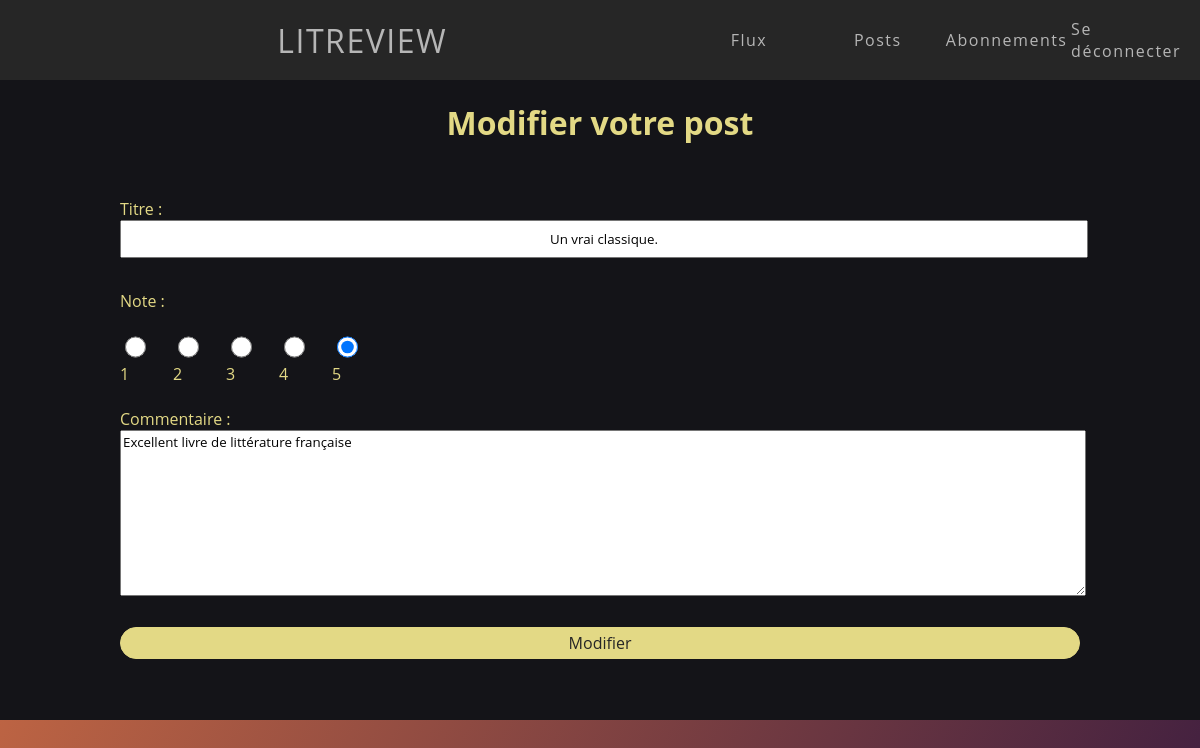
The app's page /blog/edit/20/REVIEW (signed in) with its own data.
### blog/models.py (models this page shows)
class Review(models.Model):
    ticket = models.ForeignKey(to=Ticket, on_delete=models.CASCADE,related_name="+")
    user = models.ForeignKey(to=settings.AUTH_USER_MODEL, on_delete=models.CASCADE)
    rating = models.PositiveSmallIntegerField(
        validators=[MinValueValidator(0), MaxValueValidator(5)])
    headline = models.CharField(max_length=128)
    body = models.CharField(max_length=8192, blank=True)
    time_created = models.DateTimeField(auto_now_add=True)
    content_type = models.CharField(max_length=128,default="REVIEW")

### blog/views.py (the view)
# urls.py: path('edit/<str:pk>/<str:content_type>',views.edit,name="edit"),
def edit(request,pk,content_type):
    if content_type == "TICKET":
        return edit_ticket(request,pk,content_type)
    elif content_type == "REVIEW":
        return edit_review(request,pk,content_type)

### blog/forms.py
class ReviewForm(forms.ModelForm):
    class Meta:
        model = models.Review
        fields = ["headline","rating","body"]
        widgets ={
            'headline': TextInput(attrs={
                                "placeholder":"Titre",
                                "class":"form-title"
                                }),
            'body': Textarea(attrs={
                                "placeholder":"Commentaire",
                                "class":"form-desc",
                                }),
            'rating': RadioSelect(attrs={
                "class":"rating",
            },choices=[("1",1),("2",2),("3",3),("4",4),("5",5)]),
            }
        labels = {"headline":"Titre","body":"Commentaire","rating":"Note"}

### blog/views.py (called while the page is built)
def edit_review(request,pk,content_type=None):
    review = models.Review.objects.get(id=pk)
    form = forms.ReviewForm(instance=review)
    if request.method=="POST":
        form = forms.ReviewForm(request.POST,request.FILES,instance=review)
        if form.is_valid():
            form.save()
            return redirect('flux')
    return render(request,"edit.html",context={"form":form})

### blog/templates/edit.html (shortened to what this page needs)
{%extends 'base.html'%}
{%block content%}
<div class="main-content">
    <h1>
        Modifier votre post
    </h1>
    <form class="forms" method="POST" enctype="multipart/form-data">
    {{form.as_p}}
    <input class="login-button" type="submit" value="Modifier"></input>
    </form>
</div>
{%endblock content%}

### authentication/static/style.css (style rules this page uses)
* { font-family: "Open Sans"; }
body { margin:0; background: linear-gradient(120deg,#E57A44,#422040); color:#E3D985; height:100vh; overflow:hidden }
h1 { display:flex; justify-content:center; }
.login-button { font-family: "Open Sans" !important; font-size: 1rem; display: flex; justify-content:center; align-items:center; text-align:center; user-select: all; color:#262626; background:#E3D985; box-shadow: inset 0px 0px 0px 0px #262626; transition: 0.7s 0.1s ease-in-out; border:var(--border-primary) 1px solid; border-radius:20px; height: 2rem; width: 100%; margin-top:10px; }
:root { font-size: 16px; font-family: 'Open Sans'; --text-primary: #b6b6b6; --text-secondary: #E3D985; --bg-primary: #262626; --bg-secondary: #141418; --border-primary:#E3D985; --transition-speed: 600ms; }
.main-content { display:flex; flex-direction: column; align-items: center; gap:1rem; height:80%; background:#141418; overflow: hidden scroll; scrollbar-color:#E3D985 var(--bg-primary); scrollbar-width: thin; }
.forms { display:flex; flex-direction:column; width:80%; }
.form-title { width:100%; height:2rem; text-align: center; }
.form-desc { width:100%; height:10rem; }
.rating { display:flex; gap:2rem; height:2rem; width:100%; }

### records on screen
Review: headline "Un vrai classique.", rating "☐ 1 ☐ 2 ☐ 3 ☐ 4 ☑ 5", body "Excellent livre de littérature française"
